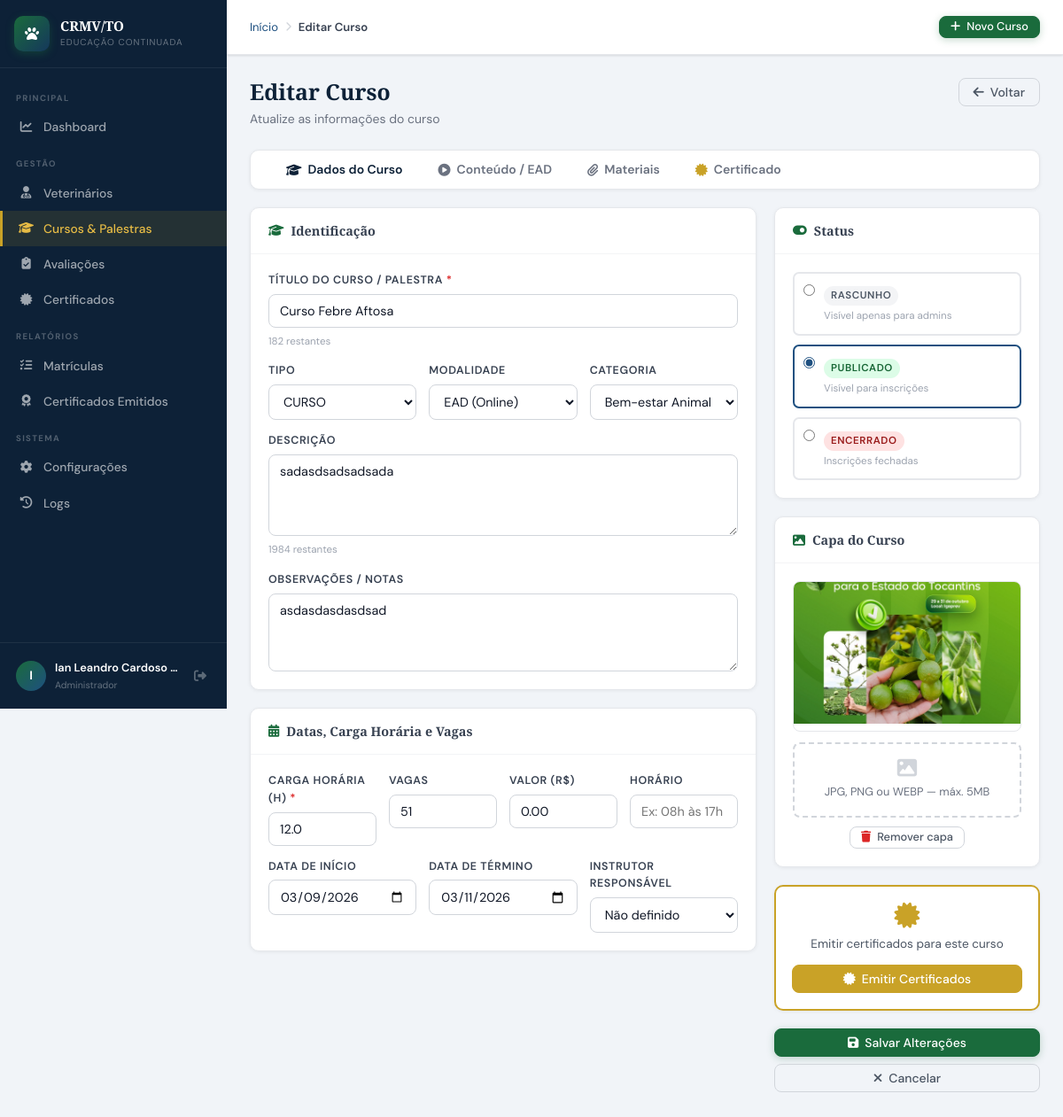
/admin/cursos/form.php?id=4 (signed in), run on the app's committed database.
### tables this page shows
CREATE TABLE `tbl_cursos` (
  `curso_id` int(10) UNSIGNED NOT NULL,
  `categoria_id` int(10) UNSIGNED DEFAULT NULL,
  `titulo` varchar(200) NOT NULL,
  `descricao` text DEFAULT NULL,
  `capa` varchar(120) DEFAULT NULL,
  `observacoes` text DEFAULT NULL,
  `tipo` enum('CURSO','PALESTRA','WORKSHOP','CONGRESSO','WEBINAR') NOT NULL DEFAULT 'CURSO',
  `modalidade` enum('PRESENCIAL','EAD','HIBRIDO') NOT NULL DEFAULT 'PRESENCIAL',
  `carga_horaria` decimal(5,1) NOT NULL DEFAULT 0.0,
  `vagas` smallint(6) DEFAULT NULL,
  `data_inicio` date DEFAULT NULL,
  `data_fim` date DEFAULT NULL,
  `horario` varchar(100) DEFAULT NULL,
  `local_nome` varchar(150) DEFAULT NULL,
  `local_cidade` varchar(80) DEFAULT NULL,
  `local_uf` char(2) DEFAULT 'TO',
  `local_endereco` varchar(200) DEFAULT NULL,
  `link_ead` varchar(300) DEFAULT NULL,
  `youtube_id` varchar(30) DEFAULT NULL,
  `valor` decimal(8,2) NOT NULL DEFAULT 0.00,
  `status` enum('RASCUNHO','PUBLICADO','ENCERRADO','CANCELADO') NOT NULL DEFAULT 'RASCUNHO',
  `cert_modelo` text DEFAULT NULL,
  `cert_conteudo_programatico` mediumtext DEFAULT NULL COMMENT 'HTML do conteúdo programático (verso do certificado)',
  `cert_validade` smallint(6) DEFAULT NULL,
  `cert_obs` text DEFAULT NULL COMMENT 'Observação interna do certificado (não aparece impresso)',
  `ativo` tinyint(1) NOT NULL DEFAULT 1,
  `criado_em` datetime NOT NULL DEFAULT current_timestamp(),
  `atualizado_em` datetime DEFAULT NULL ON UPDATE current_timestamp(),
  `criado_por` int(10) UNSIGNED DEFAULT NULL,
  `instrutor_id` int(11) DEFAULT NULL,
  `requer_avaliacao` tinyint(1) NOT NULL DEFAULT 0,
  `avaliacao_com_nota` tinyint(1) NOT NULL DEFAULT 0,
  `nota_minima` decimal(5,2) DEFAULT 70.00,
  `tentativas_maximas` smallint(6) NOT NULL DEFAULT 3,
  `cert_frente_html` text DEFAULT NULL,
  `cert_verso_html` text DEFAULT NULL
);

CREATE TABLE `tbl_categorias` (
  `categoria_id` int(10) UNSIGNED NOT NULL,
  `nome` varchar(100) NOT NULL,
  `descricao` varchar(500) DEFAULT NULL,
  `cor_hex` varchar(7) NOT NULL DEFAULT '#1a6b3c',
  `icone_fa` varchar(60) DEFAULT NULL,
  `ordem` smallint(6) NOT NULL DEFAULT 0,
  `ativo` tinyint(1) NOT NULL DEFAULT 1,
  `criado_em` datetime NOT NULL DEFAULT current_timestamp()
);

### includes/conexao.php (called while the page is built, shortened)
<?php
function getConn(): PDO {
    static $pdo = null;
    if ($pdo === null) {
        try {
            $dsn = "mysql:host=" . DB_HOST . ";port=" . DB_PORT . ";dbname=" . DB_NAME . ";charset=utf8mb4";
            $pdo = new PDO($dsn, DB_USER, DB_PASS, [
                PDO::ATTR_ERRMODE            => PDO::ERRMODE_EXCEPTION,
                PDO::ATTR_DEFAULT_FETCH_MODE => PDO::FETCH_ASSOC,
                PDO::ATTR_EMULATE_PREPARES   => false,
            ]);
        } catch (PDOException $e) {
            die('<div style="font-family:monospace;background:#fee2e2;color:#7f1d1d;padding:20px;margin:20px;border-radius:8px">
                <strong>Erro de conexão com o banco:</strong><br>' . htmlspecialchars($e->getMessage()) . '
                <br><br>Verifique se o XAMPP está rodando e o banco <strong>' . DB_NAME . '</strong> foi criado.
            </div>');
        }
    }
    return $pdo;
}
function dbQuery(string $sql, array $params = []): array {
    $stmt = getConn()->prepare($sql);
    $stmt->execute($params);
    return $stmt->fetchAll();
}
function dbQueryOne(string $sql, array $params = []): array|false {
    $stmt = getConn()->prepare($sql);
    $stmt->execute($params);
    return $stmt->fetch();
}

### admin/cursos/form.php (the view, shortened to what this page needs)
<?php
require_once __DIR__ . '/../../includes/conexao.php';
$id       = (int)($_GET['id'] ?? 0);
$editando = $id > 0;
$c        = [];
$categorias  = dbQuery("SELECT categoria_id, nome, cor_hex FROM tbl_categorias WHERE ativo=1 ORDER BY ordem");
if ($editando) {
    $c = dbQueryOne("SELECT * FROM tbl_cursos WHERE curso_id = ?", [$id]);
}
$tipos = ['CURSO', 'PALESTRA', 'WORKSHOP', 'CONGRESSO', 'WEBINAR'];
$abaAtiva = $_GET['aba'] ?? ($_POST ? ($_POST['_aba_ativa'] ?? 'dados') : 'dados');
require_once __DIR__ . '/../../includes/layout.php';
?>
<div class="pg-header">
    <div class="pg-header-row">
        <div>
            <h1 class="pg-titulo"><?= $editando ? 'Editar Curso' : 'Novo Curso / Palestra' ?></h1>
            <p class="pg-subtitulo"><?= $editando ? 'Atualize as informações do curso' : 'Preencha os dados do novo curso ou palestra' ?></p>
        </div>
        <div class="pg-acoes">
            <a href="/crmv/admin/cursos/lista.php" class="btn btn-ghost">
                <i class="fa-solid fa-arrow-left"></i> Voltar
            </a>
        </div>
    </div>
</div>
<div class="card" style="margin-bottom:20px">
    <div class="card-body" style="padding:0 20px">
        <div class="tabs-barra" style="border-bottom:none;margin:0">
            <?php
            $abas = [
                'dados'        => ['fa-graduation-cap', 'Dados do Curso'],
                'conteudo_ead' => ['fa-play-circle',    'Conteúdo / EAD'],
                'materiais'    => ['fa-paperclip',      'Materiais'],
                'certificado'  => ['fa-certificate',    'Certificado'],
            ];
            foreach ($abas as $k => [$ic, $lbl]):
            ?>
            <a href="javascript:void(0)" onclick="trocarAba('<?= $k ?>')"
               class="tab-btn <?= $abaAtiva === $k ? 'ativo' : '' ?>"
               id="tab-<?= $k ?>">
                <i class="fa-solid <?= $ic ?>
                   <?= $k === 'certificado' ? ' ' : '' ?>"
                   <?= $k === 'certificado' ? 'style="color:var(--ouro)"' : '' ?>></i>
                <?= $lbl ?>
            </a>
            <?php endforeach; ?>
        </div>
    </div>
</div>
<form method="POST" enctype="multipart/form-data" data-guard id="fForm">
<div style="display:grid;grid-template-columns:1fr 300px;gap:20px;align-items:start">
    <div style="display:flex;flex-direction:column;gap:20px">
        <div id="aba-dados" class="aba-conteudo" style="display:<?= $abaAtiva === 'dados' ? 'flex' : 'none' ?>;flex-direction:column;gap:20px">
            <div class="card">
                <div class="card-header">
                    <span class="card-titulo"><i class="fa-solid fa-graduation-cap"></i> Identificação</span>
                </div>
                <div class="card-body">
                    <div class="form-grid">
                        <div class="c12 form-group">
                            <label class="req">Título do Curso / Palestra</label>
                            <input type="text" name="titulo" required data-max="200"
                                value="<?= htmlspecialchars($c['titulo'] ?? '') ?>"
                                placeholder="Ex: Workshop de Ultrassonografia em Pequenos Animais">
                        </div>
                        <div class="c4 form-group">
                            <label>Tipo</label>
                            <select name="tipo">
                                <?php foreach ($tipos as $t): ?>
                                <option value="<?= $t ?>" <?= ($c['tipo'] ?? 'CURSO') === $t ? 'selected' : '' ?>><?= $t ?></option>
                                <?php endforeach; ?>
                            </select>
                        </div>
                        <div class="c4 form-group">
                            <label>Modalidade</label>
                            <select name="modalidade" onchange="toggleLocal(this.value)">
                                <option value="EAD"        <?= ($c['modalidade'] ?? '') === 'EAD'        ? 'selected' : '' ?>>EAD (Online)</option>
                            </select>
                        </div>
                        <div class="c4 form-group">
                            <label>Categoria</label>
                            <select name="categoria_id">
                                <?php foreach ($categorias as $cat): ?>
                                <option value="<?= $cat['categoria_id'] ?>" <?= ($c['categoria_id'] ?? '') == $cat['categoria_id'] ? 'selected' : '' ?>>
                                    <?= htmlspecialchars($cat['nome']) ?>
                                </option>
                                <?php endforeach; ?>
                            </select>
                        </div>
                        <div class="c12 form-group">
                            <label>Descrição</label>
                            <textarea name="descricao" rows="4" data-max="2000"
                                placeholder="Descreva o conteúdo, objetivos e público-alvo do curso..."><?= htmlspecialchars($c['descricao'] ?? '') ?></textarea>
                        </div>
                        <div class="c12 form-group">
                            <label>Observações / Notas</label>
                            <textarea name="observacoes" rows="2"
                                placeholder="Informações adicionais, pré-requisitos, avisos importantes..."><?= htmlspecialchars($c['observacoes'] ?? '') ?></textarea>
                        </div>
                    </div>
                </div>
            </div>
            <div class="card">
                <div class="card-header">
                    <span class="card-titulo"><i class="fa-solid fa-calendar-days"></i> Datas, Carga Horária e Vagas</span>
                </div>
                <div class="card-body">
                    <div class="form-grid">
                        <div class="c3 form-group">
                            <label class="req">Carga Horária (h)</label>
                            <input type="number" name="carga_horaria" step="0.5" min="0.5" required
                                value="<?= htmlspecialchars($c['carga_horaria'] ?? '') ?>"
                                placeholder="Ex: 8">
                        </div>
                        <div class="c3 form-group">
                            <label>Vagas</label>
                            <input type="number" name="vagas" min="1"
                                value="<?= htmlspecialchars($c['vagas'] ?? '') ?>"
                                placeholder="Ilimitado se vazio">
                        </div>
                        <div class="c3 form-group">
                            <label>Valor (R$)</label>
                            <input type="number" name="valor" step="0.01" min="0"
                                value="<?= htmlspecialchars($c['valor'] ?? '0') ?>"
                                placeholder="0,00 para gratuito">
                        </div>
                        <div class="c3 form-group">
                            <label>Horário</label>
                            <input type="text" name="horario"
                                value="<?= htmlspecialchars($c['horario'] ?? '') ?>"
                                placeholder="Ex: 08h às 17h">
                        </div>
                        <div class="c4 form-group">
                            <label>Data de Início</label>
                            <input type="date" name="data_inicio" value="<?= htmlspecialchars($c['data_inicio'] ?? '') ?>">
                        </div>
                        <div class="c4 form-group">
                            <label>Data de Término</label>
                            <input type="date" name="data_fim" value="<?= htmlspecialchars($c['data_fim'] ?? '') ?>">
                        </div>
                        <div class="c4 form-group">
                            <label>Instrutor Responsável</label>
                            <select name="instrutor_id">
                                <option value="">Não definido</option>
                            </select>
                        </div>
                    </div>
                </div>
            </div>
        </div>
    </div>
    <div style="display:flex;flex-direction:column;gap:20px">
        <div class="card">
            <div class="card-header"><span class="card-titulo"><i class="fa-solid fa-toggle-on"></i> Status</span></div>
            <div class="card-body" style="display:flex;flex-direction:column;gap:10px">
                <?php foreach ([
                    'RASCUNHO'  => ['b-cinza', 'Rascunho',   'Visível apenas para admins'],
                    'PUBLICADO' => ['b-verde',  'Publicado',  'Visível para inscrições'],
                    'ENCERRADO' => ['b-verm',   'Encerrado',  'Inscrições fechadas'],
                ] as $v => [$cls, $lbl, $desc]): ?>
                <label style="display:flex;align-items:flex-start;gap:10px;cursor:pointer;padding:10px;border-radius:7px;
                              border:2px solid <?= ($c['status'] ?? 'RASCUNHO') === $v ? 'var(--azul-clr)' : 'var(--c200)' ?>"
                       id="statusCard_<?= $v ?>">
                    <input type="radio" name="status" value="<?= $v ?>"
                        <?= ($c['status'] ?? 'RASCUNHO') === $v ? 'checked' : '' ?>
                        onchange="highlightStatus()" style="margin-top:2px;accent-color:var(--azul-clr)">
                    <div>
                        <span class="badge <?= $cls ?>"><?= $lbl ?></span>
                        <div style="font-size:.72rem;color:var(--c400);margin-top:3px"><?= $desc ?></div>
                    </div>
                </label>
                <?php endforeach; ?>
            </div>
        </div>
        <div class="card">
            <div class="card-header"><span class="card-titulo"><i class="fa-solid fa-image"></i> Capa do Curso</span></div>
            <div class="card-body">
                <div id="prevCapa" style="<?= empty($c['capa']) ? 'display:none' : '' ?>;margin-bottom:12px;border-radius:8px;overflow:hidden;border:1px solid var(--c200)">
                    <img id="imgCapa"
                         src="<?= !empty($c['capa']) ? '/crmv/uploads/capas/' . htmlspecialchars($c['capa']) : '' ?>"
                         style="width:100%;max-height:160px;object-fit:cover">
                </div>
                <div style="border:2px dashed var(--c300);border-radius:8px;padding:16px;text-align:center;cursor:pointer"
                     onclick="document.getElementById('inpCapa').click()">
                    <i class="fa-solid fa-image" style="font-size:1.4rem;color:var(--c300);margin-bottom:6px"></i>
                    <p style="font-size:.8rem;color:var(--c500);margin:0">JPG, PNG ou WEBP — máx. 5MB</p>
                </div>
                <?php if (!empty($c['capa'])): ?>
                <div style="margin-top:8px;text-align:center">
                    <a href="/crmv/admin/cursos/del_capa.php?id=<?= $id ?>"
                       class="btn btn-ghost btn-sm" data-confirma="Remover a capa?">
                        <i class="fa-solid fa-trash" style="color:var(--verm)"></i> Remover capa
                    </a>
                </div>
                <?php endif; ?>
            </div>
        </div>
        <?php if ($editando): ?>
        <div class="card" style="border:2px solid var(--ouro)">
            <div class="card-body" style="text-align:center;padding:18px">
                <i class="fa-solid fa-certificate" style="font-size:1.8rem;color:var(--ouro);margin-bottom:8px"></i>
                <p style="font-size:.85rem;color:var(--c600);margin:0 0 12px">Emitir certificados para este curso</p>
                <a href="/crmv/admin/certificados/emitir.php?curso_id=<?= $id ?>"
                   class="btn" style="width:100%;justify-content:center;background:var(--ouro);color:#fff;border-color:var(--ouro)">
                    <i class="fa-solid fa-certificate"></i> Emitir Certificados
                </a>
            </div>
        </div>
        <?php endif; ?>
        <div style="display:flex;flex-direction:column;gap:8px">
            <button type="submit" class="btn btn-primario" style="justify-content:center">
                <i class="fa-solid fa-floppy-disk"></i>
                <?= $editando ? 'Salvar Alterações' : 'Cadastrar Curso' ?>
            </button>
            <a href="/crmv/admin/cursos/lista.php" class="btn btn-ghost" style="justify-content:center">
                <i class="fa-solid fa-xmark"></i> Cancelar
            </a>
        </div>
    </div>
</div>
</form>
<?php require_once __DIR__ . '/../../includes/layout_footer.php'; ?>

### data on the page
tbl_cursos: titulo "Curso Febre Aftosa", tipo "CURSO", modalidade "EAD (Online)", categoria_id "Bem-estar Animal", descricao "sadasdsadsadsada", observacoes "asdasdasdasdsad", carga_horaria "12.0", vagas "51", valor "0.00", data_inicio "03/09/2026", data_fim "03/11/2026", status "☐ RASCUNHO Visível apenas para a", status "☑ PUBLICADO Visível para inscriç", status "☐ ENCERRADO Inscrições fechadas", capa (picture)

### other printed values
primeiraLetra($_SESSION['usr_nome'] ?? 'A') "I"
truncaTexto($_SESSION['usr_nome'] ?? '', 22) "Ian Leandro Cardoso…"
$pageTitulo "Editar Curso"
$lbl "Dados do Curso"
$lbl "Conteúdo / EAD"
$lbl "Materiais"
$lbl "Certificado"
$lbl "RASCUNHO"
$desc "Visível apenas para admins"
$lbl "PUBLICADO"
$desc "Visível para inscrições"
$lbl "ENCERRADO"
$desc "Inscrições fechadas"
